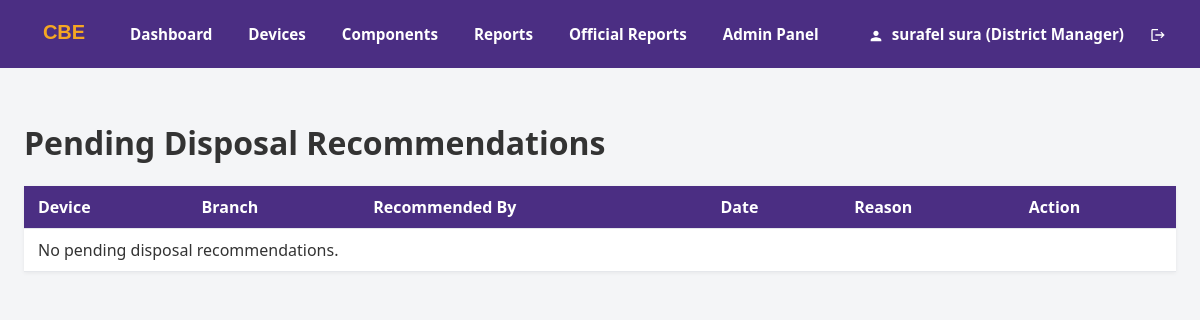
The page /devices/disposals/ (signed in) on the database as committed earlier.
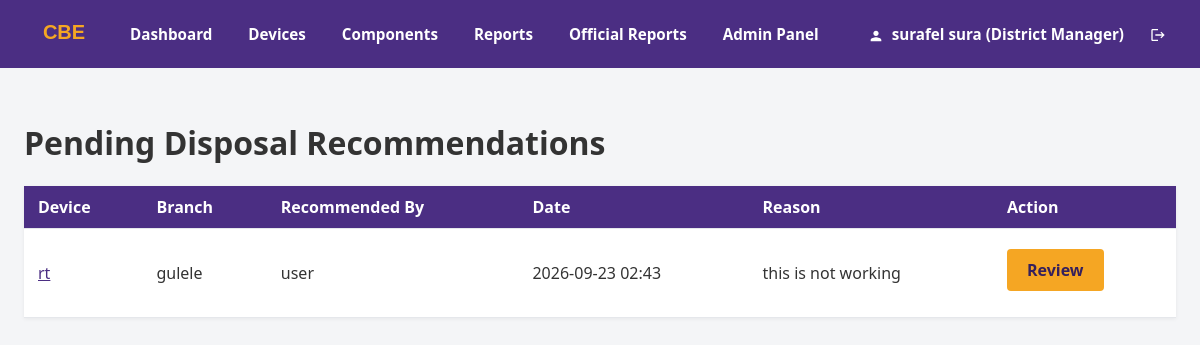
The same page on the database as committed later.
### accounts/models.py (models this page shows, shortened)
class User(AbstractUser):
    class Role(models.TextChoices):
        IT_STAFF = "IT_STAFF", "IT Support Staff"
        MANAGER = "MANAGER", "District Manager"
    role = models.CharField(
        max_length=20,
        choices=Role.choices,
        default=Role.IT_STAFF,
    )

### inventory/models.py (models this page shows, shortened)
class DisposalRecommendation(models.Model):
    class Status(models.TextChoices):
        PENDING = "PENDING", "Pending"
        APPROVED = "APPROVED", "Approved"
        REJECTED = "REJECTED", "Rejected"
    device = models.ForeignKey(Device, on_delete=models.CASCADE, related_name="disposal_recommendations")
    recommended_by = models.ForeignKey(settings.AUTH_USER_MODEL, on_delete=models.PROTECT, related_name="recommendations_made")
    recommended_at = models.DateTimeField(auto_now_add=True)
    reason = models.TextField()
    status = models.CharField(max_length=20, choices=Status.choices, default=Status.PENDING)
    reviewed_by = models.ForeignKey(settings.AUTH_USER_MODEL, on_delete=models.PROTECT, null=True, blank=True, related_name="recommendations_reviewed")
    reviewed_at = models.DateTimeField(null=True, blank=True)
    manager_note = models.TextField(blank=True)

class Device(models.Model):
    class DeviceType(models.TextChoices):
        PC = "PC", "PC"
        MONITOR = "MONITOR", "Monitor"
        SCANNER = "SCANNER", "Scanner"
        PRINTER = "PRINTER", "Printer"
        OTHER = "OTHER", "Other"
    class Status(models.TextChoices):
        RECEIVED = "RECEIVED", "Received"
        DIAGNOSED_FUNCTIONAL = "DIAGNOSED_FUNCTIONAL", "Diagnosed — Functional"
        DIAGNOSED_NOT_FUNCTIONAL = "DIAGNOSED_NOT_FUNCTIONAL", "Diagnosed — Not Functional"
        REPAIRED = "REPAIRED", "Repaired"
        RETURNED_TO_BRANCH = "RETURNED_TO_BRANCH", "Returned to Branch"
        FOR_DISPOSAL = "FOR_DISPOSAL", "For Disposal"
        DISPOSED = "DISPOSED", "Disposed"
    serial_number = models.CharField(max_length=100, unique=True)
    tag_number = models.CharField(max_length=100, blank=True)
    device_type = models.CharField(max_length=20, choices=DeviceType.choices)
    model = models.CharField(max_length=100, blank=True)
    status = models.CharField(max_length=30, choices=Status.choices, default=Status.RECEIVED)
    condition_notes = models.TextField(blank=True)
    date_received = models.DateField(auto_now_add=True)
    branch = models.ForeignKey(Branch, on_delete=models.PROTECT, related_name="devices")
    assigned_to = models.ForeignKey(Employee, on_delete=models.SET_NULL, null=True, blank=True, related_name="assigned_devices")
    logged_by = models.ForeignKey(settings.AUTH_USER_MODEL, on_delete=models.PROTECT, related_name="logged_devices")
    history = HistoricalRecords()

### branches/models.py (models this page shows, shortened)
class Branch(models.Model):
    class Grade(models.TextChoices):
        GRADE_1 = "I", "Grade I"
        GRADE_2 = "II", "Grade II"
        GRADE_3 = "III", "Grade III"
        GRADE_4 = "IV", "Grade IV"
        SPECIAL = "SPECIAL", "Special"
    name = models.CharField(max_length=255, unique=True)
    grade = models.CharField(max_length=10, choices=Grade.choices)
    employee_count = models.PositiveIntegerField()
    history = HistoricalRecords()
    class Meta:
        verbose_name_plural = "Branches"

### inventory/views.py (the view)
# urls.py: path("disposals/", views.disposal_recommendation_list, name="disposal_recommendation_list"),
@login_required
def disposal_recommendation_list(request):
    if request.user.role != request.user.Role.MANAGER:
        raise PermissionDenied("Only District Managers can view pending disposal recommendations.")
    recommendations = DisposalRecommendation.objects.filter(
        status=DisposalRecommendation.Status.PENDING
    ).select_related("device", "device__branch", "recommended_by")
    return render(request, "inventory/disposal_recommendation_list.html", {"recommendations": recommendations})

### templates/inventory/disposal_recommendation_list.html (shortened to what this page needs)
{% extends "base.html" %}
{% block content %}
<h1>Pending Disposal Recommendations</h1>
<table>
    <thead>
        <tr>
            <th>Device</th>
            <th>Branch</th>
            <th>Recommended By</th>
            <th>Date</th>
            <th>Reason</th>
            <th>Action</th>
        </tr>
    </thead>
    <tbody>
        {% for rec in recommendations %}
        <tr>
            <td><a href="{% url 'device_detail' pk=rec.device.pk %}">{{ rec.device.serial_number }}</a></td>
            <td>{{ rec.device.branch.name }}</td>
            <td>{{ rec.recommended_by.get_full_name|default:rec.recommended_by.username }}</td>
            <td>{{ rec.recommended_at|date:"Y-m-d H:i" }}</td>
            <td>{{ rec.reason|truncatewords:10 }}</td>
            <td>
                <a href="{% url 'disposal_recommendation_review' pk=rec.pk %}" class="btn">Review</a>
            </td>
        </tr>
        {% empty %}
        <tr>
            <td colspan="6">No pending disposal recommendations.</td>
        </tr>
        {% endfor %}
    </tbody>
</table>
{% endblock %}

### templates/base.html (shortened to what this page needs)
{% load static %}
<!doctype html>
<html lang="en">
<head>
  <link rel="stylesheet" href="{% static 'css/style.css' %}?v=5">
</head>
<body>
  <nav>
    <div class="nav-container">
      <div class="nav-left">
        <img src="{% static 'img/logo.svg' %}" alt="CBE Logo" style="height: 40px; object-fit: contain;">
        {% if user.is_authenticated %}
        <a href="{% url 'dashboard' %}">Dashboard</a>
        <a href="{% url 'device_list' %}">Devices</a>
        <a href="{% url 'component_list' %}">Components</a>
        <a href="{% url 'dynamic_report' %}">Reports</a>
        <a href="{% url 'report_list' %}">Official Reports</a>
        {% if user.is_staff %}
        <a href="{% url 'admin:index' %}">Admin Panel</a>
        {% endif %}
        {% endif %}
      </div>
      <div class="nav-right">
        {% if user.is_authenticated %}
        <span>
          <svg class="icon" style="width:16px;height:16px;vertical-align:middle;margin-right:4px;" viewBox="0 0 24 24">
            <path
              d="M12 12c2.21 0 4-1.79 4-4s-1.79-4-4-4-4 1.79-4 4 1.79 4 4 4zm0 2c-2.67 0-8 1.34-8 4v2h16v-2c0-2.66-5.33-4-8-4z" />
          </svg>
          {{ user.get_full_name|default:user.username }} ({{ user.get_role_display }})
        </span>
        <form method="post" action="{% url 'logout' %}" class="logout-form">
          <button type="submit" title="Logout">
            <svg class="icon" style="width:16px;height:16px;vertical-align:middle;" viewBox="0 0 24 24">
              <path
                d="M17 7l-1.41 1.41L18.17 11H8v2h10.17l-2.58 2.58L17 17l5-5zM4 5h8V3H4c-1.1 0-2 .9-2 2v14c0 1.1.9 2 2 2h8v-2H4V5z" />
            </svg>
          </button>
        </form>
        {% endif %}
      </div>
    </div>
  </nav>
  <div class="page">
    {% block content %}{% endblock %}
  </div>
</body>
</html>

### static/css/style.css (style rules this page uses)
:root { --cbe-purple: #4b2e83; --cbe-purple-dark: #35205c; --cbe-gold: #f5a623; --bg: #f4f5f7; --text: #333333; --text-muted: #6b7280; --border: #e5e7eb; --status-green: #10b981; --status-amber: #f59e0b; --status-red: #ef4444; --status-blue: #3b82f6; --status-gray: #6b7280; }
* { box-sizing: border-box; }
body { margin: 0; font-family: "Segoe UI", Arial, sans-serif; background: var(--bg); color: var(--text); }
nav { background: var(--cbe-purple); color: white; padding: 14px 24px; display: flex; align-items: center; gap: 16px; font-size: 0.95rem; }
nav a { color: white; text-decoration: none; font-weight: 600; padding: 6px 10px; border-radius: 4px; }
nav span { font-weight: 600; }
.page { max-width: 1400px; margin: 0 auto; padding: 32px 24px; }
table { width: 100%; border-collapse: collapse; background: white; margin: 16px 0; box-shadow: 0 1px 4px rgba(0, 0, 0, 0.06); }
th, td { text-align: left; padding: 10px 14px; border-bottom: 1px solid var(--border); }
th { background: var(--cbe-purple); color: white; }
a { color: var(--cbe-purple); }
form { background: white; padding: 20px; border-radius: 6px; box-shadow: 0 1px 4px rgba(0, 0, 0, 0.06); max-width: 500px; margin: 16px 0; }
button, input[type="submit"] { background: var(--cbe-gold); color: var(--cbe-purple-dark); border: none; padding: 10px 20px; border-radius: 4px; font-weight: 700; cursor: pointer; margin-top: 8px; }
.logout-form { display: inline; margin: 0; padding: 0; background: none; box-shadow: none; }
.logout-form button { background: none; color: white; border: none; font-weight: 700; padding: 6px 10px; cursor: pointer; font-size: 0.95rem; margin: 0; }
.btn { display: inline-block; background: var(--cbe-gold); color: var(--cbe-purple-dark); padding: 10px 20px; border-radius: 4px; font-weight: 700; text-decoration: none; margin: 10px 0 16px 0; }
.nav-container { max-width: 1400px; margin: 0 auto; display: flex; justify-content: space-between; width: 100%; }
.nav-left, .nav-right { display: flex; align-items: center; gap: 16px; flex-wrap: wrap; }
.icon { fill: currentColor; display: inline-block; }

Rows that differ between the two databases and show on the page:
added DisposalRecommendation: device.serial_number "rt", device.branch.name "gulele", recommended_by.get_full_name "user", recommended_at "2026-09-23 02:43", reason "this is not working"
Other text that changed with them:
text no longer shown: "No pending disposal recommendations."
